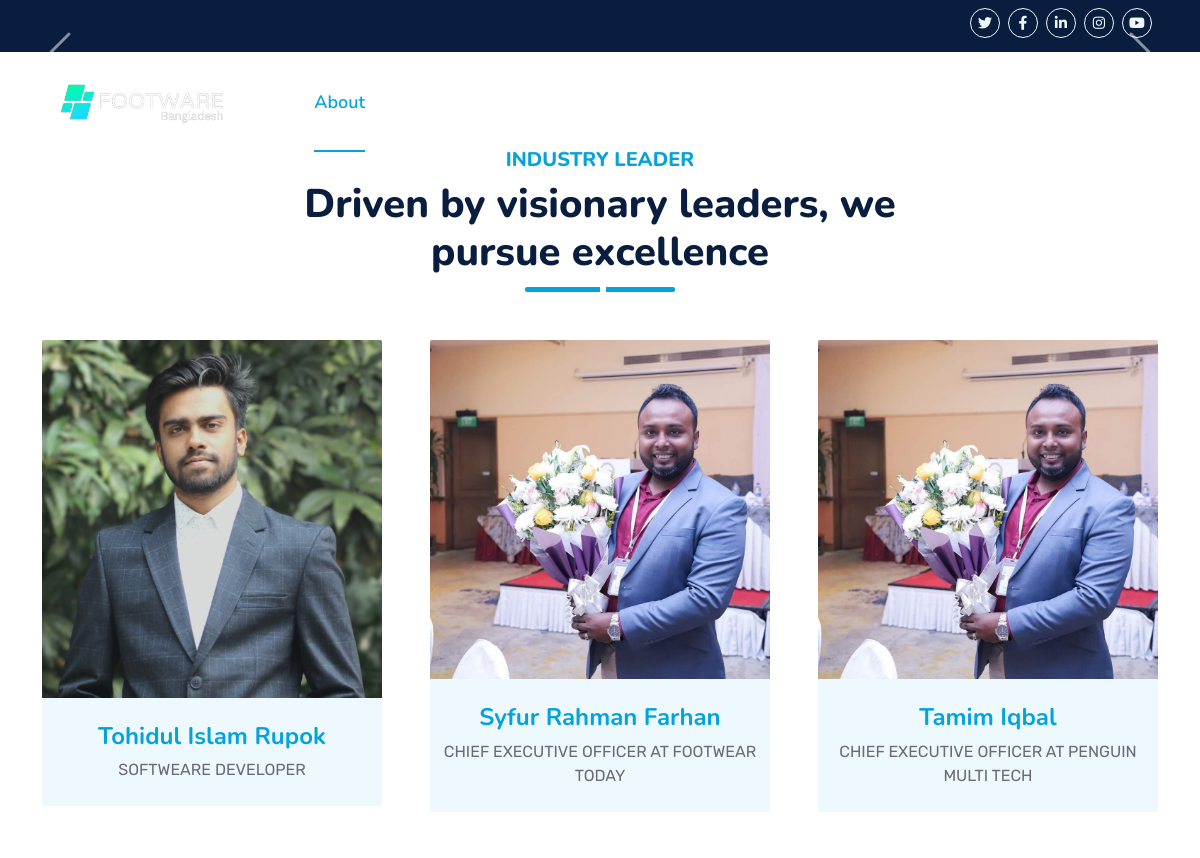
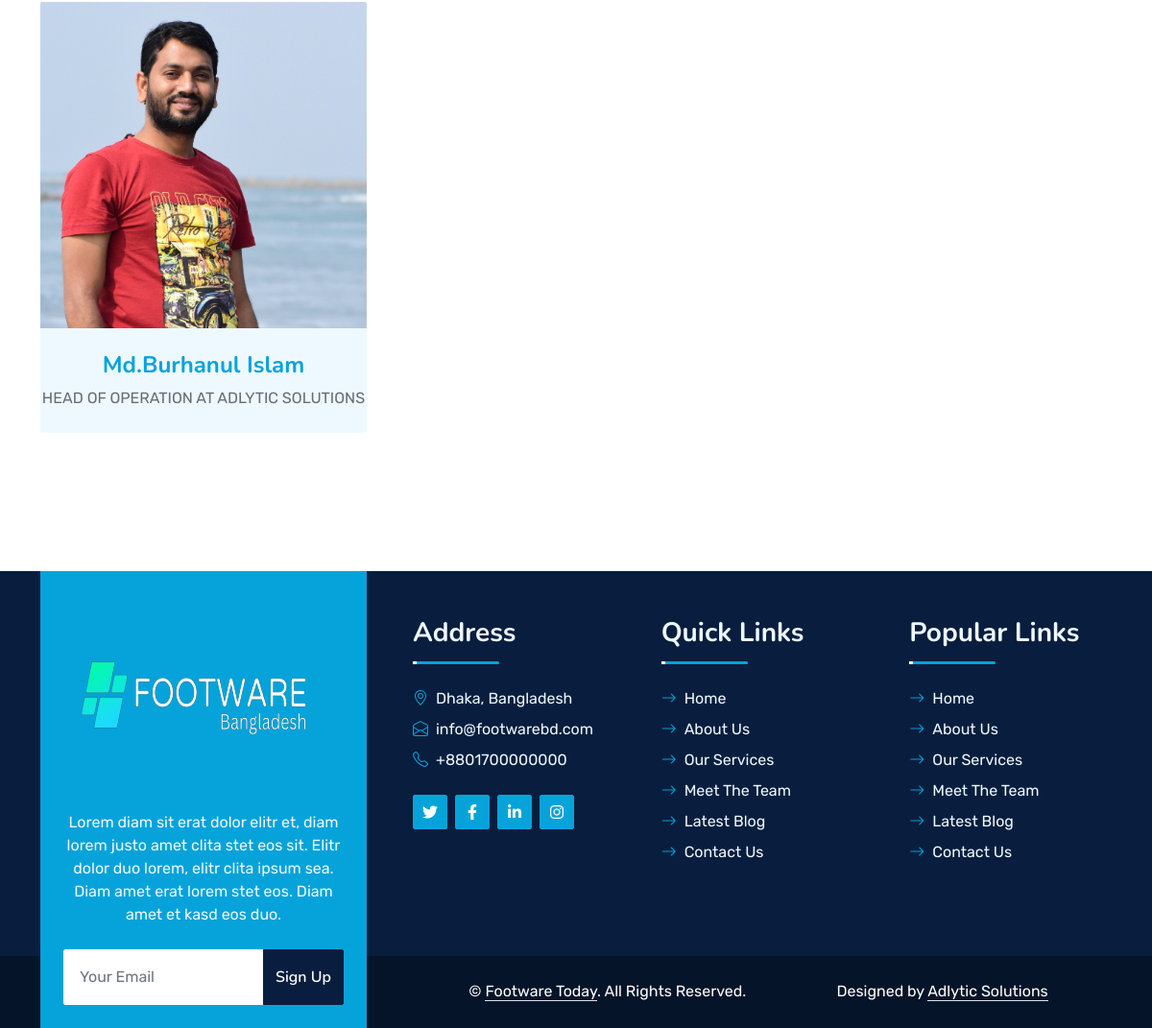
The page /leaders/ on the database its author committed (2 pictures, top to bottom).
### store/models.py (models this page shows, shortened)
class Leaders(models.Model):
    name = models.CharField(max_length=100)
    slug = models.SlugField(unique=True, blank=True, null=True)
    title = models.CharField(max_length=100)
    birth_date = models.DateField(blank=True, null=True)
    nationality = models.CharField(max_length=100)
    education = models.TextField()
    description = models.TextField()
    professional_history = models.TextField(blank=True, null=True)
    business_history = models.TextField(blank=True, null=True)
    achievement = models.TextField(blank=True, null=True)
    awards = models.TextField(blank=True, null=True)
    certifications = models.TextField(blank=True, null=True)
    role_in_industries = models.TextField(blank=True, null=True)
    image = models.ImageField(upload_to='leader_images/', blank=True, null=True)
    facebook = models.CharField(max_length=200, blank=True, null=True)
    linkedin = models.CharField(max_length=200, blank=True, null=True)
    website = models.URLField(max_length=200, blank=True, null=True)

### store/views.py (the view)
# urls.py: path('leaders/', views.leaders ,name='leaders'),
def leaders(request):
    leaders = Leaders.objects.all()
    return render(request, 'leader/leader.html', {'leaders': leaders})

### store/templates/leader/leader.html (shortened to what this page needs)
{% extends 'index.html' %}
{% block body%}
{% load static %}
    <div class="container-fluid position-relative p-0">
      <nav class="navbar navbar-expand-lg navbar-dark px-5 py-3 py-lg-0">
        <a href="{% url 'home' %}" class="navbar-brand p-0">
          <h1 class="m-0">
            <img
              class="w-100"
              src="{% static 'img/logo/footware_logo.png' %}"
              height="100px"
              width="200px"
              alt="Image"
            />
          </h1>
        </a>
        <div class="collapse navbar-collapse" id="navbarCollapse">
          <div class="navbar-nav ms-auto py-0">
            <a href="{% url 'about'  %}" class="nav-item nav-link active"
              >About</a
            >
            <a href="{% url 'company_list'  %}" class="nav-item nav-link"
              >Directory of Factories</a
            >
            <div class="nav-item dropdown">
              <a
                href="#"
                class="nav-link dropdown-toggle"
                data-bs-toggle="dropdown"
                >Service</a
              >
            </div>
            <div class="nav-item dropdown">
              <a
                href="#"
                class="nav-link dropdown-toggle"
                data-bs-toggle="dropdown"
                >KCC</a
              >
            </div>
            <a href="" class="nav-item nav-link">Industry Leader</a>
            <a href="" class="nav-item nav-link"> Job Portal</a>
            <a href="" class="nav-item nav-link">Blog</a>
            <a href="{% url 'contact'  %}" class="nav-item nav-link">Contact</a>
          </div>
        </div>
      </nav>
      <div
        id="header-carousel"
        class="carousel slide carousel-fade"
        data-bs-ride="carousel"
      >
        <button
          class="carousel-control-next"
          type="button"
          data-bs-target="#header-carousel"
          data-bs-slide="next"
        >
          <span class="carousel-control-next-icon" aria-hidden="true"></span>
        </button>
      </div>
    </div>
<div class="container-fluid py-5 wow fadeInUp" data-wow-delay="0.1s">
    <div class="container py-5">
        <div class="section-title text-center position-relative pb-3 mb-5 mx-auto" style="max-width: 600px">
            <h5 class="fw-bold text-primary text-uppercase">Industry Leader</h5>
            <h1 class="mb-0">Driven by visionary leaders, we pursue excellence</h1>
        </div>
        <div class="row g-5">
            {% for leader in leaders %}
            <div class="col-lg-4 wow slideInUp" data-wow-delay="{% cycle '0.3s' '0.6s' '0.9s' %}">
                <div class="team-item bg-light rounded overflow-hidden">
                    <div class="team-img position-relative overflow-hidden">
                        <img class="img-fluid w-100" src="{{ leader.image.url }}" alt="{{ leader.name }}">
                        <div class="team-social">
                        </div>
                    </div>
                    <div class="text-center py-4">
                        <h4 class="text-primary">{{ leader.name }}</h4>
                        <p class="text-uppercase m-0">{{ leader.title }}</p>
                    </div>
                </div>
            </div>
            {% endfor %}
        </div>
    </div>
</div>
{% endblock %}

### static/css/style.css (style rules this page uses)
:root { --primary: #06A3DA; --secondary: #34AD54; --light: #EEF9FF; --dark: #091E3E; }
h1, h2, .fw-bold { font-weight: 800 !important; }
h3, h4, .fw-semi-bold { font-weight: 700 !important; }
h5, h6, .fw-medium { font-weight: 600 !important; }
.navbar-dark .navbar-nav .nav-link { font-family: 'Nunito', sans-serif; position: relative; margin-left: 25px; padding: 35px 0; color: #FFFFFF; font-size: 18px; font-weight: 600; outline: none; transition: .5s; }
.navbar-dark .navbar-nav .nav-link:hover, .navbar-dark .navbar-nav .nav-link.active { color: var(--primary); }
.navbar-dark .navbar-brand h1 { color: #FFFFFF; }
@media (min-width: 992px) { .navbar-dark { position: absolute; width: 100%; top: 0; left: 0; border-bottom: 1px solid rgba(256, 256, 256, .1); z-index: 999; } }
@media (min-width: 992px) { .navbar-dark .navbar-nav .nav-link::before { position: absolute; content: ""; width: 0; height: 2px; bottom: -1px; left: 50%; background: var(--primary); transition: .5s; } }
@media (min-width: 992px) { .navbar-dark .navbar-nav .nav-link:hover::before, .navbar-dark .navbar-nav .nav-link.active::before { width: 100%; left: 0; } }
.carousel-control-prev, .carousel-control-next { width: 10%; }
.carousel-control-prev-icon, .carousel-control-next-icon { width: 3rem; height: 3rem; }
.section-title::before { position: absolute; content: ""; width: 150px; height: 5px; left: 0; bottom: 0; background: var(--primary); border-radius: 2px; }
.section-title.text-center::before { left: 50%; margin-left: -75px; }
.section-title::after { position: absolute; content: ""; width: 6px; height: 5px; bottom: 0px; background: #FFFFFF; -webkit-animation: section-title-run 5s infinite linear; animation: section-title-run 5s infinite linear; }
.section-title.text-center::after { -webkit-animation: section-title-run-center 5s infinite linear; animation: section-title-run-center 5s infinite linear; }
.team-item { transition: .5s; }
.team-social { position: absolute; width: 100%; height: 100%; top: 0; left: 0; display: flex; align-items: center; justify-content: center; transition: .5s; }
.team-item .team-img img, .blog-item .blog-img img { transition: .5s; }

### rows shown on the page
Leaders: image (picture), name "Tohidul Islam Rupok", title "SOFTWEARE DEVELOPER"
Leaders: image (picture), name "Syfur Rahman Farhan", title "CHIEF EXECUTIVE OFFICER AT FOOTWEAR TODAY"
Leaders: image (picture), name "Tamim Iqbal", title "CHIEF EXECUTIVE OFFICER AT PENGUIN MULTI TECH"
Leaders: image (picture), name "Md.Burhanul Islam", title "HEAD OF OPERATION AT ADLYTIC SOLUTIONS"
